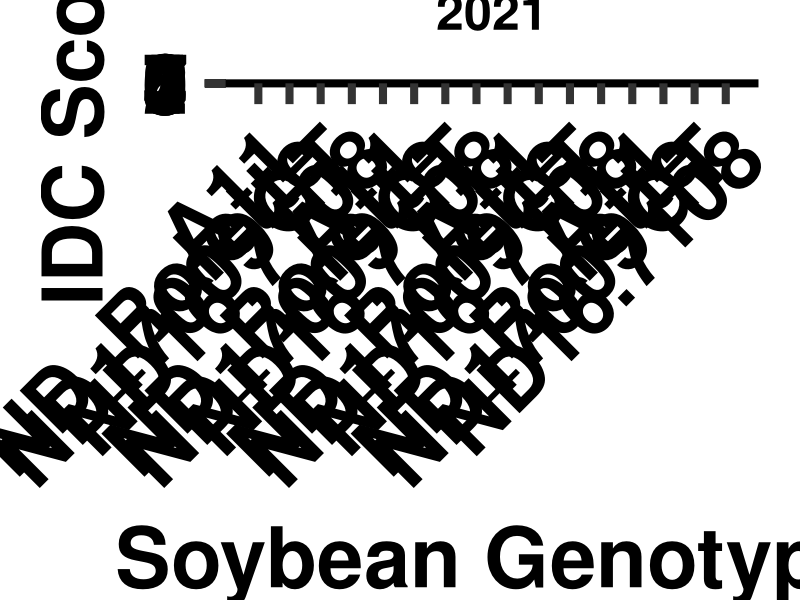
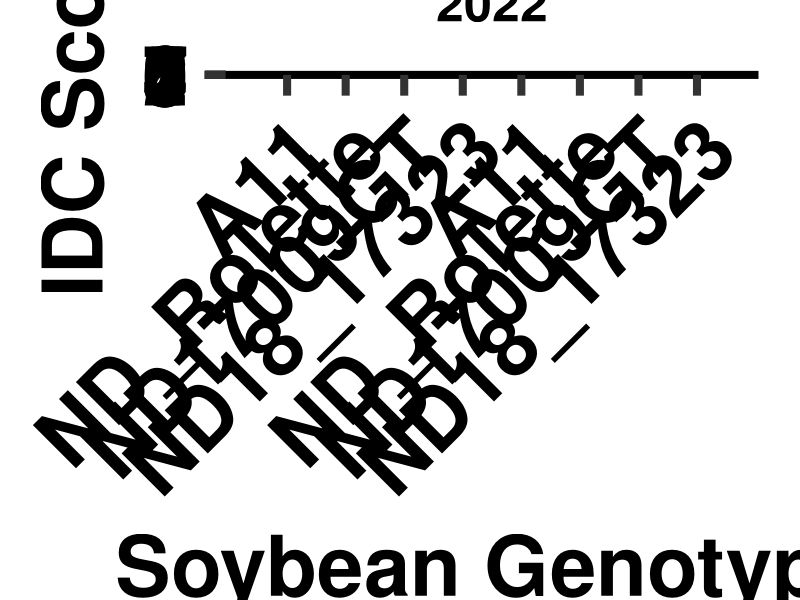
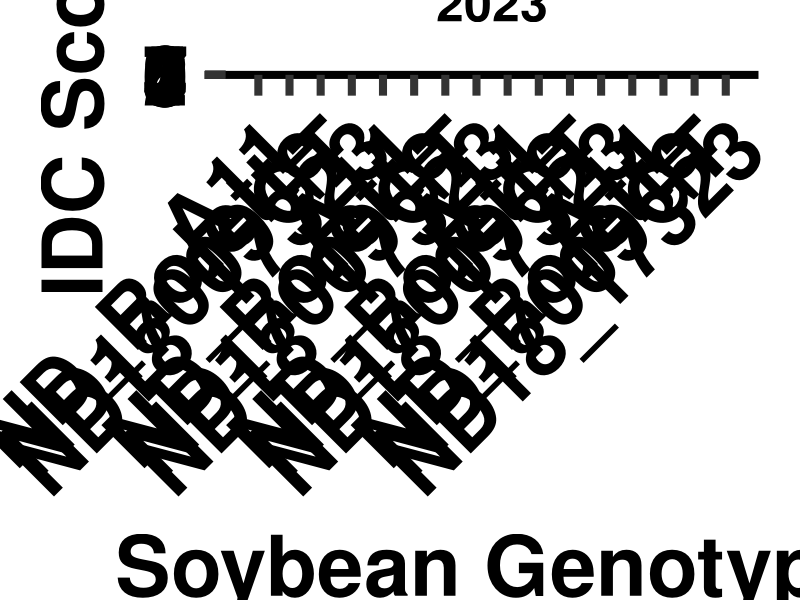

R code for these plots, in order:
# IDC scores of soybean genotypes across four sites from 2021 to 2023 
# No fertilizer samples were used from year 2022 and 2023 to assess IDC across the sites

# Load required packages
library(tidyverse)
library(rstatix)
library(ggpubr)

# Output directory
out_dir <- "IDC_Scores_across_genotypes_sites_years"
if (!dir.exists(out_dir)) dir.create(out_dir, recursive = TRUE)

# Location colors
location_colors <- c(
  "Prosper" = "orange",
  "Casselton" = "red",
  "Colfax" = "blue",
  "Leonard" = "darkgreen"
)

# 2021 IDC data

dat_wide_2021 <- tribble(
  ~Location, ~A11, ~ND_Rolette, ~ND17009GT, ~ND16.7108,
  "Prosper", 1, 1, 1, 1,
  "Prosper", 1, 1, 1, 1,
  "Prosper", 1, 1, 1, 1,
  "Prosper", 1, 1, 1, 1,
  "Casselton", 1, 1.5, 3, 2,
  "Casselton", 1, 1.5, 3, 2,
  "Casselton", 2, 1, 3, 1.5,
  "Casselton", 2, 1, 3, 1.5,
  "Colfax", 1, 1, 1, 1,
  "Colfax", 1, 2.5, 1.5, 1.5,
  "Colfax", 1, 1.5, 2, 2.5,
  "Colfax", 1, 1, 2.5, 3,
  "Leonard", 1, 1.5, 3, 3,
  "Leonard", 1, 1.5, 3, 2.5,
  "Leonard", 1, 1.5, 3, 2.5,
  "Leonard", 1, 1.5, 3, 2.5
)

# 2022 IDC data

dat_wide_2022 <- tribble(
  ~Location, ~A11, ~ND_Rolette, ~ND17009GT, ~ND18_17323,
  "Casselton", 1, 1, 1, 1,
  "Casselton", 1, 1, 1, 1,
  "Casselton", 1, 1, 1, 1,
  "Casselton", 1, 1, 1, 1,
  "Leonard", 1.5, 4, 5, 4.5,
  "Leonard", 2, 3, 5, 5,
  "Leonard", 1.5, 4, 5, 5,
  "Leonard", 1, 4, 5, 4.5
)

# 2023 IDC data

dat_wide_2023 <- tribble(
  ~Location, ~A11, ~ND_Rolette, ~ND17009GT, ~ND18_17323,
  "Prosper", 1, 1, 1, 1,
  "Prosper", 1, 1, 1, 1,
  "Prosper", 1, 1, 1, 1,
  "Prosper", 1, 1, 1, 1,
  "Casselton", 1, 1, 1, 1,
  "Casselton", 1, 1, 1, 1,
  "Casselton", 1, 1, 1, 1,
  "Casselton", 1, 1, 1, 1,
  "Colfax", 1, 1, 5, 3,
  "Colfax", 1.5, 1, 4.5, 3.5,
  "Colfax", 1, 3, 4, 4,
  "Colfax", 2.5, 1.5, 5, 4,
  "Leonard", 1, 2, 5, 3,
  "Leonard", 1, 2, 4.5, 3.5,
  "Leonard", 1.5, 1, 4, 3,
  "Leonard", 1.5, 1, 5, 2.5
)


# Statistical analysis and IDC plots
run_idc_plot <- function(dat_wide, year_label, genotype_levels, location_levels, file_prefix) {
  
  dat_long <- dat_wide %>%
    pivot_longer(cols = -Location, names_to = "Genotype", values_to = "Value") %>%
    drop_na(Value) %>%
    mutate(
      Genotype = factor(Genotype, levels = genotype_levels),
      Location = factor(Location, levels = location_levels)
    )

  
# Shapiro-Wilk normality test
sw_all <- do.call(rbind, lapply(location_levels, function(loc) {
    
    do.call(rbind, lapply(genotype_levels, function(g) {
      
      vals <- dat_long$Value[
        dat_long$Location == loc &
          dat_long$Genotype == g
      ]
      
      if (length(vals) < 3) {
        return(data.frame(
          Location = loc,
          Genotype = g,
          n = length(vals),
          W = NA,
          p = NA,
          Normal = "SKIP - too few"
        ))
      }
      
      if (length(unique(vals)) < 2) {
        return(data.frame(
          Location = loc,
          Genotype = g,
          n = length(vals),
          W = NA,
          p = NA,
          Normal = "SKIP - all identical"
        ))
      }
      
      sw <- shapiro.test(vals)
      
      data.frame(
        Location = loc,
        Genotype = g,
        n = length(vals),
        W = round(as.numeric(sw$statistic), 4),
        p = round(sw$p.value, 4),
        Normal = ifelse(sw$p.value > 0.05, "YES", "NO")
      )
    }))
  }))
  
  cat("\n", year_label, "- Shapiro-Wilk normality test\n")
  print(sw_all, row.names = FALSE)
  

  # Statistical tests
stat_all <- list()
  
  for (loc in location_levels) {
    
    dat_loc <- dat_long %>%
      filter(Location == loc)
    
    normality <- sw_all %>%
      filter(Location == loc)
    
    all_normal <- all(normality$Normal == "YES")
    
    # Skip inferential statistics when all values are identical
    
    if (length(unique(dat_loc$Value)) < 2) {
      
      cat("\n", year_label, "-", loc, "- No test: all values identical\n")
      
      stat.test <- data.frame()
      

# ANOVA and Tukey HSD when all groups meet normality
} else if (all_normal) {
      
      anova_result <- dat_loc %>%
        anova_test(Value ~ Genotype)
      
      tukey_result <- dat_loc %>%
        tukey_hsd(Value ~ Genotype)
      
      cat("\n", year_label, "-", loc, "- One-way ANOVA\n")
      print(anova_result)
      
      cat("\nTukey HSD\n")
      print(tukey_result)
      
      stat.test <- tukey_result %>%
        filter(
          (group1 == "A11" & group2 == "ND17009GT") |
            (group1 == "ND17009GT" & group2 == "A11")
        ) %>%
        filter(p.adj <= 0.05) %>%
        mutate(
          Location = loc,
          plot_signif = ifelse(p.adj.signif == "****", "***", p.adj.signif)
        )

            
# Kruskal-Wallis and pairwise Wilcoxon when normality is not met or cannot be assessed
} else {
      
      kw_result <- dat_loc %>%
        kruskal_test(Value ~ Genotype)
      
      comparisons <- combn(genotype_levels, 2, simplify = FALSE)
      
      wilcox_result <- do.call(rbind, lapply(comparisons, function(comp) {
        
        group1 <- comp[1]
        group2 <- comp[2]
        
        x <- dat_loc$Value[dat_loc$Genotype == group1]
        y <- dat_loc$Value[dat_loc$Genotype == group2]
        
        x <- x[!is.na(x)]
        y <- y[!is.na(y)]
        
        if (length(unique(c(x, y))) < 2) {
          
          statistic <- NA
          p <- 1
          
        } else {
          
          test <- wilcox.test(
            x,
            y,
            paired = FALSE,
            exact = FALSE
          )
          
          statistic <- as.numeric(test$statistic)
          p <- test$p.value
        }
        
        data.frame(
          .y. = "Value",
          group1 = group1,
          group2 = group2,
          n1 = length(x),
          n2 = length(y),
          statistic = statistic,
          p = p
        )
      }))
      
      wilcox_result$p.adj <- p.adjust(wilcox_result$p, method = "BH")
      
      wilcox_result$p.adj.signif <- case_when(
        wilcox_result$p.adj <= 0.001 ~ "***",
        wilcox_result$p.adj <= 0.01 ~ "**",
        wilcox_result$p.adj <= 0.05 ~ "*",
        TRUE ~ "ns"
      )
      
      cat("\n", year_label, "-", loc, "- Kruskal-Wallis\n")
      print(kw_result)
      
      cat("\nPairwise Wilcoxon with BH correction\n")
      print(wilcox_result)
      
      stat.test <- wilcox_result %>%
        filter(
          (group1 == "A11" & group2 == "ND17009GT") |
            (group1 == "ND17009GT" & group2 == "A11")
        ) %>%
        filter(p.adj <= 0.05) %>%
        mutate(
          Location = loc,
          plot_signif = ifelse(p.adj.signif == "****", "***", p.adj.signif)
        )
    }
    
    if (nrow(stat.test) > 0) stat_all[[loc]] <- stat.test
  }
  
stat_plot <- bind_rows(stat_all)

  
# Plot positions
x_levels <- unlist(lapply(location_levels, function(loc) paste(loc, genotype_levels, sep = "___")))
x_labels <- sub("^.*___", "", x_levels)
xpos <- setNames(seq_along(x_levels), x_levels)
  
  dat_long <- dat_long %>%
    mutate(XID = factor(paste(Location, Genotype, sep = "___"), levels = x_levels))
  
  
# Significance bracket positions
if (nrow(stat_plot) > 0) {
    
    bar_means <- dat_long %>%
      group_by(Location, Genotype) %>%
      summarise(m = mean(Value, na.rm = TRUE), .groups = "drop") %>%
      group_by(Location) %>%
      summarise(top = max(m, na.rm = TRUE), .groups = "drop")
    
    stat_plot <- stat_plot %>%
      mutate(
        xmin = xpos[paste(Location, "A11", sep = "___")],
        xmax = xpos[paste(Location, "ND17009GT", sep = "___")]
      ) %>%
      left_join(bar_means, by = "Location") %>%
      mutate(y.position = top + 0.6)
  }
  

# Plot
p <- ggplot(dat_long, aes(x = as.integer(XID), y = Value, fill = Location)) +
    geom_bar(stat = "summary", fun = "mean", width = 0.9, color = "black") +
    geom_errorbar(stat = "summary", fun.data = "mean_sdl", fun.args = list(mult = 1), width = 0.25) +
    geom_jitter(aes(x = as.integer(XID)), width = 0.15, height = 0, alpha = 1, size = 16, color = "black") +
    {
      if (nrow(stat_plot) > 0)
        stat_pvalue_manual(
          stat_plot,
          label = "plot_signif",
          xmin = "xmin",
          xmax = "xmax",
          y.position = "y.position",
          tip.length = 0.03,
          size = 70,
          linewidth = 6,
          inherit.aes = FALSE
        )
    } +
    scale_fill_manual(values = location_colors) +
    scale_x_continuous(
      breaks = seq_along(x_levels),
      labels = x_labels,
      expand = expansion(add = 0.6)
    ) +
    scale_y_continuous(
      breaks = scales::pretty_breaks(n = 6),
      limits = c(0, 7)
    ) +
    labs(
      x = "Soybean Genotype",
      y = "IDC Scores",
      title = year_label
    ) +
    theme_classic(base_size = 60) +
    theme(
      plot.title = element_text(size = 36, face = "bold", hjust = 0.5),
      axis.text.x = element_text(angle = 45, hjust = 1, size = 60, face = "bold", colour = "black"),
      axis.text.y = element_text(size = 60, face = "bold", colour = "black"),
      axis.title = element_text(size = 60, face = "bold", colour = "black"),
      legend.position = "none"
    )
  
# Save figure
ggsave(
    file.path(out_dir, paste0(file_prefix, ".png")),
    p,
    width = 24,
    height = 18,
    dpi = 500,
    bg = "white"
  )
  
}

# 2021
p2021 <- run_idc_plot(
  dat_wide = dat_wide_2021,
  year_label = "2021",
  genotype_levels = c("A11", "ND_Rolette", "ND17009GT", "ND16.7108"),
  location_levels = c("Prosper", "Casselton", "Colfax", "Leonard"),
  file_prefix = "IDCscores_across_genotypes_sites_2021"
)

# 2022
p2022 <- run_idc_plot(
  dat_wide = dat_wide_2022,
  year_label = "2022",
  genotype_levels = c("A11", "ND_Rolette", "ND17009GT", "ND18_17323"),
  location_levels = c("Casselton", "Leonard"),
  file_prefix = "IDCscores_across_genotypes_sites_no_fertilizer_2022"
)

# 2023
p2023 <- run_idc_plot(
  dat_wide = dat_wide_2023,
  year_label = "2023",
  genotype_levels = c("A11", "ND_Rolette", "ND17009GT", "ND18_17323"),
  location_levels = c("Prosper", "Casselton", "Colfax", "Leonard"),
  file_prefix = "IDCscores_across_genotypes_sites_no_fertilizer_2023"
)
